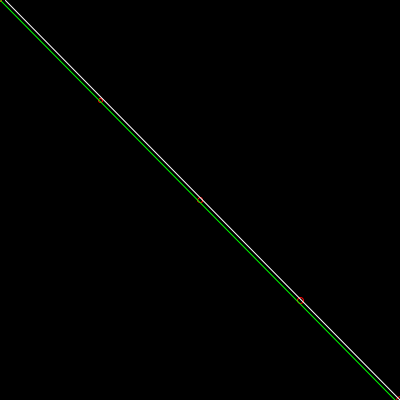
Frame 1 (no input)
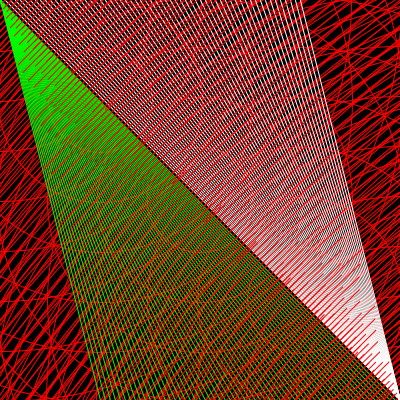
Frame 60 (the mouse pressed at the canvas centre just before this capture)
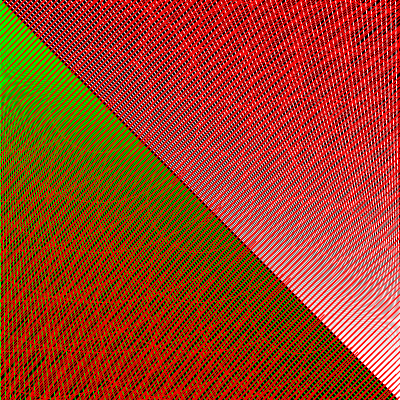
Frame 120 (the mouse held since frame 60 and released just before this capture)

The Processing sketch that drew these frames (run headless with seeded random() and noise(); from frame 60 on, the mouse is pressed at the canvas centre):

// Processing sketch: processing_167273
// ── processing_167273.pde

float c=2;
float b=400;
float a=0;

void setup() {
  size(400, 400);
  background(0);
}

void draw() {

  for (int i=0; i<100; i++) {
    if (i<50) {
      stroke (255, 0, 0);
    } else {
      stroke (255);
    }
    c=c+1;
    noFill();
    ellipse(i*100, i*100, c, c);
  }


  b=b-5;
  noFill();
  stroke(0, 255, 0);
  line(0, 0, b, 400);

  a=a+5;
  noFill();
  stroke(255);
  line(400, 400, a, 0);
}
